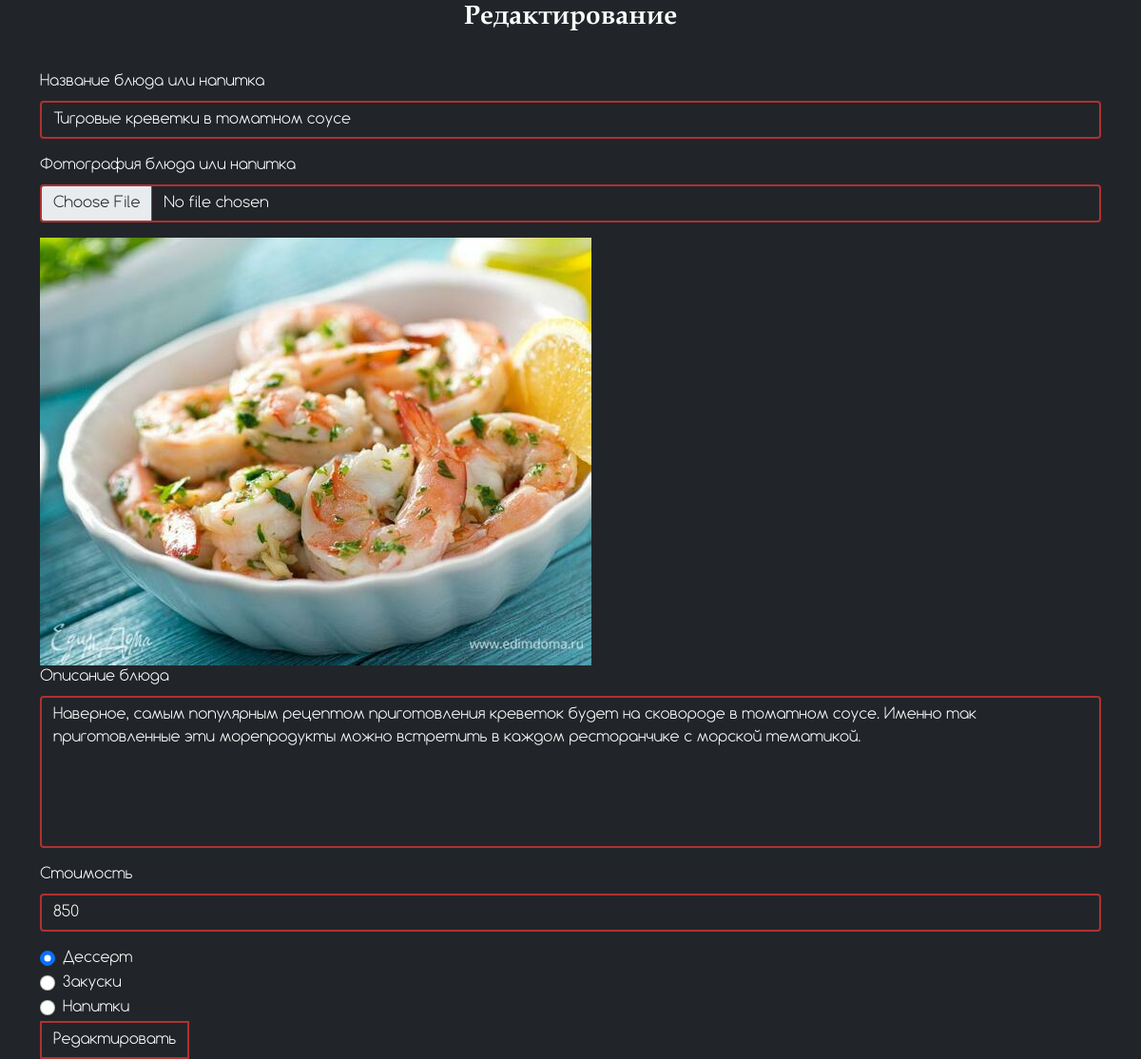
The page /functions/edit_menu.php?id=2 on the database its author committed.
### tables this page shows
CREATE TABLE `menu` (
  `id` int NOT NULL,
  `name` varchar(50) DEFAULT NULL,
  `img` varchar(500) DEFAULT NULL,
  `discription` varchar(500) DEFAULT NULL,
  `price` int DEFAULT NULL,
  `type` varchar(100) DEFAULT NULL
);

### functions/edit_menu.php (the view, shortened to what this page needs)
<?php
    require './connect.php';
    $id = $_GET['id'];
    $sql = $connect->query("SELECT * FROM `menu` WHERE `id` = '$id'");
    while($row = $sql->fetch(PDO::FETCH_ASSOC)){
        $name = $row['name'];
        $img = '../'.$row['img'];
        $discription = $row['discription'];
        $price = $row['price'];
        $type = $row['type'];
    }
?>
<!DOCTYPE html>
<html lang="ru">
<head>
    <link href="https://cdn.jsdelivr.net/npm/bootstrap@5.0.2/dist/css/bootstrap.min.css" rel="stylesheet">
    <link rel="stylesheet" href="../css/style.css">
    <link rel="stylesheet" href="../css/profile.css">
</head>
<body class="bg-dark">
<div class="container">
<div id="form_menu">
          <h3>Редактирование</h3>
            <form action="/functions/edit_menu_done.php" method="post" enctype="multipart/form-data">
            <div class="mb-3">
                <label for="formGroupExampleInput" class="form-label">Название блюда или напитка</label>
                <input type="text" class="form-control" name="name" id="formGroupExampleInput" pattern="^[А-Яа-яЁё\s]+$" value="<?=$name?>">
            </div>
            <div class="mb-3">
                <label for="formGroupExampleInput2" class="form-label">Фотография блюда или напитка</label>
                <input type="file" class="form-control" name="img" id="formGroupExampleInput2" accept=".png, .jpg, .jpeg">
            </div>
            <img src="<?=$img?>" alt="">
            <div class="mb-3">
                <label for="formGroupExampleInput2" class="form-label">Описание блюда</label>
                <textarea type="text" class="form-control" name="discription" rows="6" id="formGroupExampleInput2"><?=$discription?></textarea>
            </div>
            <div class="mb-3">
                <label for="formGroupExampleInput" class="form-label">Стоимость</label>
                <input type="text" class="form-control" name="price" id="formGroupExampleInput" value="<?=$price?>">
            </div>
            <div class="form-check">
                <input class="form-check-input" type="radio" <?
                    if($type == 'dessert'){
                        echo 'checked';
                    }
                ?> value="dessert" name="type" id="flexCheckDefault">
                <label class="form-check-label" for="flexCheckDefault">
                    Дессерт
                </label>
            </div>
            <div class="form-check">
                <input class="form-check-input" type="radio" <?
                    if($type == 'snacks'){
                        echo 'checked';
                    }
                ?> value="snacks" name="type" id="flexCheckChecked">
                <label class="form-check-label" for="flexCheckChecked">
                    Закуски
                </label>
            </div>
            <div class="form-check">
                <input class="form-check-input" type="radio" <?
                    if($type == 'drinks'){
                        echo 'checked';
                    }
                ?> value="drinks" name="type" id="flexCheckChecked">
                <label class="form-check-label" for="flexCheckChecked">
                    Напитки
                </label>
            </div>
            <button type="submit" class="btn">Редактировать</button>
            </form>
          </div>
      </div>
    </body>
</html>

### css/style.css (style rules this page uses)
* { list-style-type: none; margin: 0; padding: 0; font-family: 'Comfortaa'; }
.btn { background-color: transparent; border: #AF3131 2px solid; border-radius: 0; color: white; }
.form-control { background-color: transparent; color: white; border: #AF3131 2px solid; }
textarea { resize: none; }
form { color: white; }

### css/profile.css (style rules this page uses)
* { list-style-type: none; padding: 0; margin: 0; }
h3 { color: white; font-size: 28px; margin-bottom: 5vh; text-align: center; font-family: 'Book Antiqua Bold'; }

### rows shown on the page
menu: name "Тигровые креветки в томатном соусе", img (picture), discription "Наверное, самым популярным рецептом приготовления креветок будет на сковороде в томатном соусе. Именно так приготовленные эти морепродукты можно встретить в каждом ресторанчике с морской тематикой.", price "850", type "☑ Дессерт", type "☐ Закуски"
